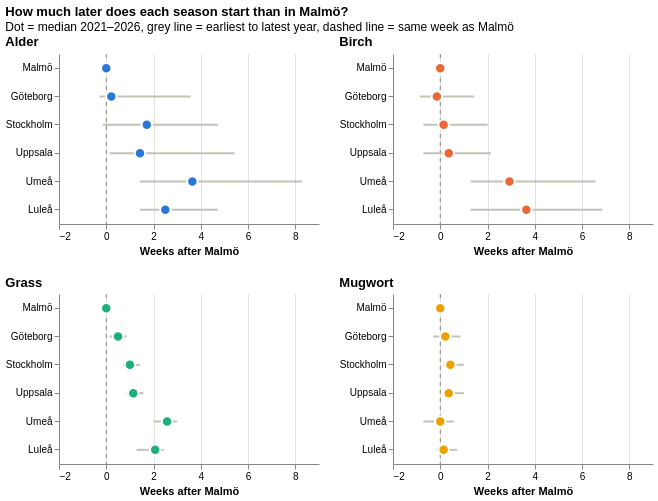

The notebook cell saved with this chart:
### Code cell
def gap_panel(pollen):
    data = gap_summary.query("pollen_type == @pollen")
    y = alt.Y("city:N", sort=CITIES, title=None)
    x_scale = alt.Scale(domain=[-1.5, 9])
    zero = alt.Chart(pd.DataFrame({"x": [0]})).mark_rule(color="#898781", strokeDash=[4, 4]).encode(x="x:Q")
    ranges = alt.Chart(data).mark_rule(strokeWidth=2, color="#c3c2b7").encode(
        y=y, x=alt.X("earliest:Q", scale=x_scale), x2="latest:Q")
    dots = alt.Chart(data).mark_point(filled=True, size=110, opacity=1, stroke="white", strokeWidth=2).encode(
        y=y,
        x=alt.X("median:Q", scale=x_scale, title="Weeks after Malmö", axis=alt.Axis(gridColor=GRID)),
        color=alt.Color("pollen_type:N", scale=POLLEN_SCALE, legend=None),
        tooltip=["city:N", "pollen_type:N", alt.Tooltip("median:Q", format=".1f", title="median weeks"),
                 alt.Tooltip("earliest:Q", format=".1f"), alt.Tooltip("latest:Q", format=".1f")],
    )
    return alt.layer(zero, ranges, dots).properties(width=260, height=170, title=title(pollen))

(
    alt.vconcat(alt.hconcat(gap_panel("Alder"), gap_panel("Birch")),
                alt.hconcat(gap_panel("Grass"), gap_panel("Mugwort")))
    .properties(title=title("How much later does each season start than in Malmö?",
                            "Dot = median 2021–2026, grey line = earliest to latest year, dashed line = same week as Malmö"))
    .configure_view(stroke=None)
)

### Figure 1 — Vega-Lite specification as saved in the notebook (floating-point values rounded to 4 significant figures)
{"config": {"view": {"continuousWidth": 300, "continuousHeight": 300, "stroke": null}}, "vconcat": [{"hconcat": [{"layer": [{"data": {"name": "data-d285a7403ed98ae579761d64a864032b"}, "mark": {"type": "rule", "color": "#898781", "strokeDash": [4, 4]}, "encoding": {"x": {"field": "x", "type": "quantitative"}}}, {"data": {"name": "data-9a826c8f5d9c7a15f6f38e5da031a044"}, "mark": {"type": "rule", "color": "#c3c2b7", "strokeWidth": 2}, "encoding": {"x": {"field": "earliest", "scale": {"domain": [-1.5, 9]}, "type": "quantitative"}, "x2": {"field": "latest"}, "y": {"field": "city", "sort": ["Malmö", "Göteborg", "Stockholm", "Uppsala", "Umeå", "Luleå"], "title": null, "type": "nominal"}}}, {"data": {"name": "data-9a826c8f5d9c7a15f6f38e5da031a044"}, "mark": {"type": "point", "filled": true, "opacity": 1, "size": 110, "stroke": "white", "strokeWidth": 2}, "encoding": {"color": {"field": "pollen_type", "legend": null, "scale": {"domain": ["Alder", "Birch", "Grass", "Mugwort"], "range": ["#2a78d6", "#eb6834", "#1baf7a", "#eda100"]}, "type": "nominal"}, "tooltip": [{"field": "city", "type": "nominal"}, {"field": "pollen_type", "type": "nominal"}, {"field": "median", "format": ".1f", "title": "median weeks", "type": "quantitative"}, {"field": "earliest", "format": ".1f", "type": "quantitative"}, {"field": "latest", "format": ".1f", "type": "quantitative"}], "x": {"axis": {"gridColor": "#e1e0d9"}, "field": "median", "scale": {"domain": [-1.5, 9]}, "title": "Weeks after Malmö", "type": "quantitative"}, "y": {"field": "city", "sort": ["Malmö", "Göteborg", "Stockholm", "Uppsala", "Umeå", "Luleå"], "title": null, "type": "nominal"}}}], "height": 170, "title": {"text": "Alder", "anchor": "start", "fontWeight": "bold", "subtitle": ""}, "width": 260}, {"layer": [{"data": {"name": "data-d285a7403ed98ae579761d64a864032b"}, "mark": {"type": "rule", "color": "#898781", "strokeDash": [4, 4]}, "encoding": {"x": {"field": "x", "type": "quantitative"}}}, {"data": {"name": "data-121c74eaf9ee22c8e12d67912e7a9657"}, "mark": {"type": "rule", "color": "#c3c2b7", "strokeWidth": 2}, "encoding": {"x": {"field": "earliest", "scale": {"domain": [-1.5, 9]}, "type": "quantitative"}, "x2": {"field": "latest"}, "y": {"field": "city", "sort": ["Malmö", "Göteborg", "Stockholm", "Uppsala", "Umeå", "Luleå"], "title": null, "type": "nominal"}}}, {"data": {"name": "data-121c74eaf9ee22c8e12d67912e7a9657"}, "mark": {"type": "point", "filled": true, "opacity": 1, "size": 110, "stroke": "white", "strokeWidth": 2}, "encoding": {"color": {"field": "pollen_type", "legend": null, "scale": {"domain": ["Alder", "Birch", "Grass", "Mugwort"], "range": ["#2a78d6", "#eb6834", "#1baf7a", "#eda100"]}, "type": "nominal"}, "tooltip": [{"field": "city", "type": "nominal"}, {"field": "pollen_type", "type": "nominal"}, {"field": "median", "format": ".1f", "title": "median weeks", "type": "quantitative"}, {"field": "earliest", "format": ".1f", "type": "quantitative"}, {"field": "latest", "format": ".1f", "type": "quantitative"}], "x": {"axis": {"gridColor": "#e1e0d9"}, "field": "median", "scale": {"domain": [-1.5, 9]}, "title": "Weeks after Malmö", "type": "quantitative"}, "y": {"field": "city", "sort": ["Malmö", "Göteborg", "Stockholm", "Uppsala", "Umeå", "Luleå"], "title": null, "type": "nominal"}}}], "height": 170, "title": {"text": "Birch", "anchor": "start", "fontWeight": "bold", "subtitle": ""}, "width": 260}]}, {"hconcat": [{"layer": [{"data": {"name": "data-d285a7403ed98ae579761d64a864032b"}, "mark": {"type": "rule", "color": "#898781", "strokeDash": [4, 4]}, "encoding": {"x": {"field": "x", "type": "quantitative"}}}, {"data": {"name": "data-5793b9c5ead8c23b678d26e8f2fb232a"}, "mark": {"type": "rule", "color": "#c3c2b7", "strokeWidth": 2}, "encoding": {"x": {"field": "earliest", "scale": {"domain": [-1.5, 9]}, "type": "quantitative"}, "x2": {"field": "latest"}, "y": {"field": "city", "sort": ["Malmö", "Göteborg", "Stockholm", "Uppsala", "Umeå", "Luleå"], "title": null, "type": "nominal"}}}, {"data": {"name": "data-5793b9c5ead8c23b678d26e8f2fb232a"}, "mark": {"type": "point", "filled": true, "opacity": 1, "size": 110, "stroke": "white", "strokeWidth": 2}, "encoding": {"color": {"field": "pollen_type", "legend": null, "scale": {"domain": ["Alder", "Birch", "Grass", "Mugwort"], "range": ["#2a78d6", "#eb6834", "#1baf7a", "#eda100"]}, "type": "nominal"}, "tooltip": [{"field": "city", "type": "nominal"}, {"field": "pollen_type", "type": "nominal"}, {"field": "median", "format": ".1f", "title": "median weeks", "type": "quantitative"}, {"field": "earliest", "format": ".1f", "type": "quantitative"}, {"field": "latest", "format": ".1f", "type": "quantitative"}], "x": {"axis": {"gridColor": "#e1e0d9"}, "field": "median", "scale": {"domain": [-1.5, 9]}, "title": "Weeks after Malmö", "type": "quantitative"}, "y": {"field": "city", "sort": ["Malmö", "Göteborg", "Stockholm", "Uppsala", "Umeå", "Luleå"], "title": null, "type": "nominal"}}}], "height": 170, "title": {"text": "Grass", "anchor": "start", "fontWeight": "bold", "subtitle": ""}, "width": 260}, {"layer": [{"data": {"name": "data-d285a7403ed98ae579761d64a864032b"}, "mark": {"type": "rule", "color": "#898781", "strokeDash": [4, 4]}, "encoding": {"x": {"field": "x", "type": "quantitative"}}}, {"data": {"name": "data-333774cfa814228db9c182a805d7fefb"}, "mark": {"type": "rule", "color": "#c3c2b7", "strokeWidth": 2}, "encoding": {"x": {"field": "earliest", "scale": {"domain": [-1.5, 9]}, "type": "quantitative"}, "x2": {"field": "latest"}, "y": {"field": "city", "sort": ["Malmö", "Göteborg", "Stockholm", "Uppsala", "Umeå", "Luleå"], "title": null, "type": "nominal"}}}, {"data": {"name": "data-333774cfa814228db9c182a805d7fefb"}, "mark": {"type": "point", "filled": true, "opacity": 1, "size": 110, "stroke": "white", "strokeWidth": 2}, "encoding": {"color": {"field": "pollen_type", "legend": null, "scale": {"domain": ["Alder", "Birch", "Grass", "Mugwort"], "range": ["#2a78d6", "#eb6834", "#1baf7a", "#eda100"]}, "type": "nominal"}, "tooltip": [{"field": "city", "type": "nominal"}, {"field": "pollen_type", "type": "nominal"}, {"field": "median", "format": ".1f", "title": "median weeks", "type": "quantitative"}, {"field": "earliest", "format": ".1f", "type": "quantitative"}, {"field": "latest", "format": ".1f", "type": "quantitative"}], "x": {"axis": {"gridColor": "#e1e0d9"}, "field": "median", "scale": {"domain": [-1.5, 9]}, "title": "Weeks after Malmö", "type": "quantitative"}, "y": {"field": "city", "sort": ["Malmö", "Göteborg", "Stockholm", "Uppsala", "Umeå", "Luleå"], "title": null, "type": "nominal"}}}], "height": 170, "title": {"text": "Mugwort", "anchor": "start", "fontWeight": "bold", "subtitle": ""}, "width": 260}]}], "title": {"text": "How much later does each season start than in Malmö?", "anchor": "start", "fontWeight": "bold", "subtitle": "Dot = median 2021–2026, grey line = earliest to latest year, dashed line = same week as Malmö"}, "$schema": "https://vega.github.io/schema/vega-lite/v6.4.1.json", "datasets": {"data-d285a7403ed98ae579761d64a864032b": [{"x": 0}], "data-9a826c8f5d9c7a15f6f38e5da031a044": [{"pollen_type": "Alder", "city": "Göteborg", "median": 0.2143, "earliest": -0.2857, "latest": 3.571}, {"pollen_type": "Alder", "city": "Luleå", "median": 2.5, "earliest": 1.429, "latest": 4.714}, {"pollen_type": "Alder", "city": "Malmö", "median": 0.0, "earliest": 0.0, "latest": 0.0}, {"pollen_type": "Alder", "city": "Stockholm", "median": 1.714, "earliest": -0.1429, "latest": 4.714}, {"pollen_type": "Alder", "city": "Umeå", "median": 3.643, "earliest": 1.429, "latest": 8.286}, {"pollen_type": "Alder", "city": "Uppsala", "median": 1.429, "earliest": 0.1429, "latest": 5.429}], "data-121c74eaf9ee22c8e12d67912e7a9657": [{"pollen_type": "Birch", "city": "Göteborg", "median": -0.1429, "earliest": -0.8571, "latest": 1.429}, {"pollen_type": "Birch", "city": "Luleå", "median": 3.643, "earliest": 1.286, "latest": 6.857}, {"pollen_type": "Birch", "city": "Malmö", "median": 0.0, "earliest": 0.0, "latest": 0.0}, {"pollen_type": "Birch", "city": "Stockholm", "median": 0.1429, "earliest": -0.7143, "latest": 2.0}, {"pollen_type": "Birch", "city": "Umeå", "median": 2.929, "earliest": 1.286, "latest": 6.571}, {"pollen_type": "Birch", "city": "Uppsala", "median": 0.3571, "earliest": -0.7143, "latest": 2.143}], "data-5793b9c5ead8c23b678d26e8f2fb232a": [{"pollen_type": "Grass", "city": "Göteborg", "median": 0.5, "earliest": 0.1429, "latest": 0.8571}, {"pollen_type": "Grass", "city": "Luleå", "median": 2.071, "earliest": 1.286, "latest": 2.429}, {"pollen_type": "Grass", "city": "Malmö", "median": 0.0, "earliest": 0.0, "latest": 0.0}, {"pollen_type": "Grass", "city": "Stockholm", "median": 1.0, "earliest": 0.7143, "latest": 1.429}, {"pollen_type": "Grass", "city": "Umeå", "median": 2.571, "earliest": 2.0, "latest": 3.0}, {"pollen_type": "Grass", "city": "Uppsala", "median": 1.143, "earliest": 0.8571, "latest": 1.571}], "data-333774cfa814228db9c182a805d7fefb": [{"pollen_type": "Mugwort", "city": "Göteborg", "median": 0.2143, "earliest": -0.2857, "latest": 0.8571}, {"pollen_type": "Mugwort", "city": "Luleå", "median": 0.1429, "earliest": -0.1429, "latest": 0.7143}, {"pollen_type": "Mugwort", "city": "Malmö", "median": 0.0, "earliest": 0.0, "latest": 0.0}, {"pollen_type": "Mugwort", "city": "Stockholm", "median": 0.4286, "earliest": 0.1429, "latest": 1.0}, {"pollen_type": "Mugwort", "city": "Umeå", "median": 0.0, "earliest": -0.7143, "latest": 0.5714}, {"pollen_type": "Mugwort", "city": "Uppsala", "median": 0.3571, "earliest": 0.1429, "latest": 1.0}]}}
